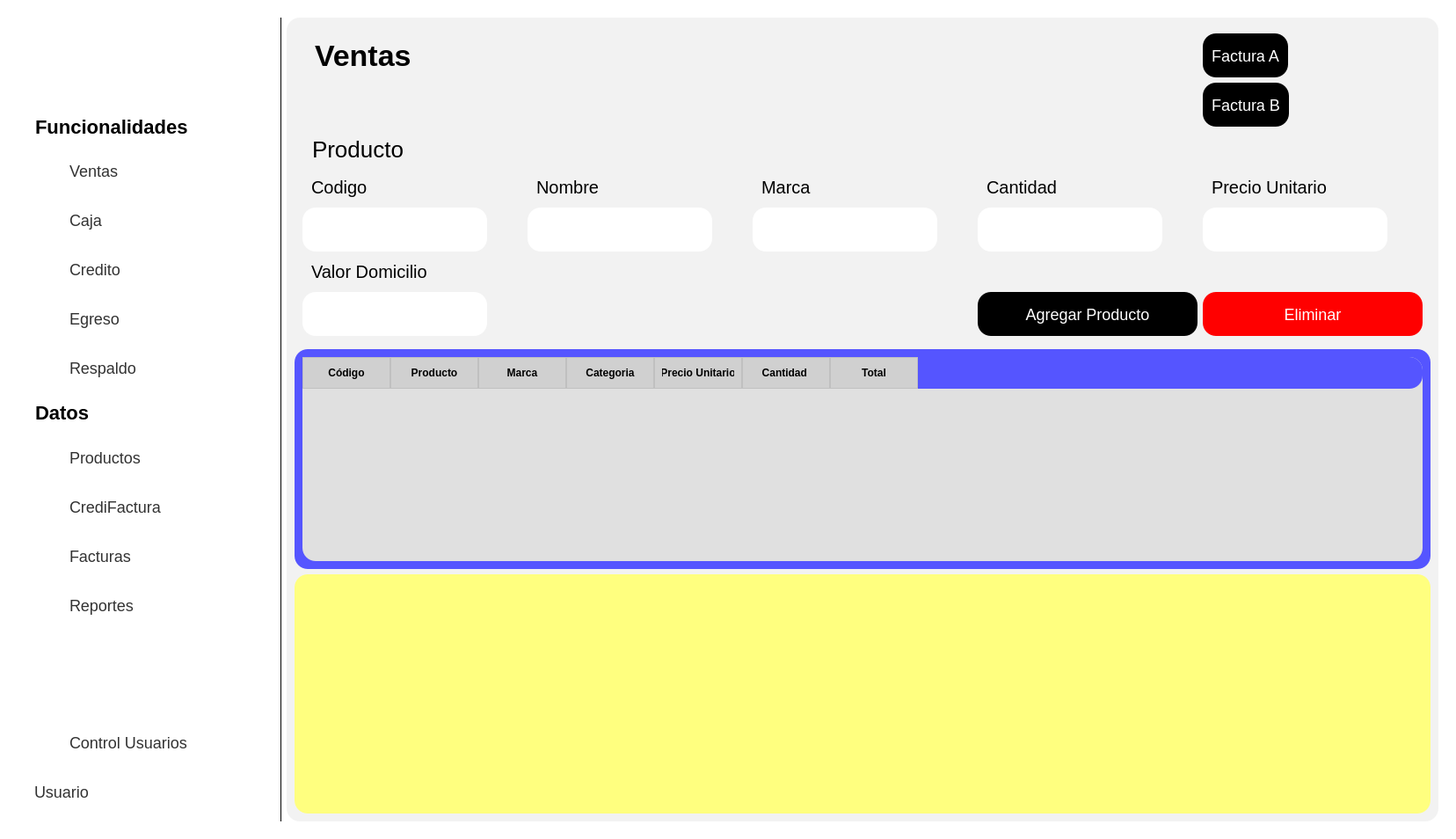
<?xml version="1.0" encoding="UTF-8"?>
<ui version="4.0">
 <class>Form</class>
 <widget class="QWidget" name="Form">
  <property name="geometry">
   <rect>
    <x>0</x>
    <y>0</y>
    <width>1654</width>
    <height>954</height>
   </rect>
  </property>
  <property name="windowTitle">
   <string>Form</string>
  </property>
  <property name="styleSheet">
   <string notr="true">background-color: rgb(255, 255, 255);
</string>
  </property>
  <layout class="QHBoxLayout" name="horizontalLayout">
   <item>
    <widget class="QWidget" name="Contenedor" native="true">
     <property name="styleSheet">
      <string notr="true">
QPushButton {
    background-color: white; /* Fondo blanco */
    border: none; /* Sin borde ni decoración inicial */
    color:  rgb(50, 50, 50); /* Color del texto */
    border-radius: 15px; /* Bordes circulares */
    padding: 5px 10px; /* Espaciado interno para mejor apariencia */
	height: 40px; /* Altura del botón */
    text-align: left; /* Alinea el texto del botón a la izquierda */
    font-size: 18px; /* Tamaño de fuente */
}

QPushButton:hover {
    background-color: #f2f2f2; /* Gris claro al pasar el mouse */
}
QLineEdit {
    background-color: rgb(255, 255, 255); /* Fondo blanco */
    border: none; /* Sin bordes visibles */
    padding: 4px; /* Espaciado interno entre el texto y los bordes */
    margin-right: 40px; /* Espaciado externo solo a la derecha */
    border-radius: 10px; /* Bordes redondeados */
    color: black; /* Texto negro */
    text-align: left; /* Texto alineado a la izquierda */
    font-size: 18px; /* Tamaño del texto */
}

/* Cuando el QLineEdit está enfocado (se está escribiendo) */
QLineEdit:focus {
    background-color: rgb(230, 230, 250); /* Color de fondo cuando el campo está activo */
    border: 1px solid rgb(0, 0, 0); /* Borde negro al estar activo */
}

QLabel {
    font-size: 20px; /* Tamaño de fuente */
    color:  black; /* Color del texto */
    margin-right: 10px; /* Espaciado a la derecha */
    padding: 5px; /* Espaciado interno */
    text-align: left; /* Alineación del texto a la izquierda */
}

</string>
     </property>
     <layout class="QHBoxLayout" name="horizontalLayout_2">
      <item>
       <widget class="QWidget" name="navbar" native="true">
        <property name="sizePolicy">
         <sizepolicy hsizetype="Fixed" vsizetype="Preferred">
          <horstretch>0</horstretch>
          <verstretch>0</verstretch>
         </sizepolicy>
        </property>
        <property name="minimumSize">
         <size>
          <width>300</width>
          <height>0</height>
         </size>
        </property>
        <property name="styleSheet">
         <string notr="true">#navbar {
    background-color: white; /* Fondo blanco */
    border-right: 1px solid black; /* Borde negro en el lado derecho */
}
</string>
        </property>
        <layout class="QVBoxLayout" name="verticalLayout">
         <item>
          <widget class="QLabel" name="LabelImg">
           <property name="enabled">
            <bool>true</bool>
           </property>
           <property name="sizePolicy">
            <sizepolicy hsizetype="Fixed" vsizetype="Fixed">
             <horstretch>50</horstretch>
             <verstretch>50</verstretch>
            </sizepolicy>
           </property>
           <property name="minimumSize">
            <size>
             <width>250</width>
             <height>50</height>
            </size>
           </property>
           <property name="styleSheet">
            <string notr="true">#LabelImg {
    background-position: center;
    background-repeat: no-repeat;
    background-size: 100% 100%; /* Ajusta la imagen para que ocupe todo el área del label */
    height: 200px; /* Ajusta la altura del QLabel */
    width: 300px; /* Ajusta el ancho del QLabel */
}
</string>
           </property>
           <property name="text">
            <string/>
           </property>
           <property name="pixmap">
            <pixmap>LETRA_2.png</pixmap>
           </property>
           <property name="scaledContents">
            <bool>true</bool>
           </property>
          </widget>
         </item>
         <item>
          <spacer name="verticalSpacer_2">
           <property name="orientation">
            <enum>Qt::Vertical</enum>
           </property>
           <property name="sizeType">
            <enum>QSizePolicy::Fixed</enum>
           </property>
           <property name="sizeHint" stdset="0">
            <size>
             <width>20</width>
             <height>40</height>
            </size>
           </property>
          </spacer>
         </item>
         <item>
          <widget class="QLabel" name="LabelFuncionalidades">
           <property name="sizePolicy">
            <sizepolicy hsizetype="Fixed" vsizetype="Fixed">
             <horstretch>0</horstretch>
             <verstretch>0</verstretch>
            </sizepolicy>
           </property>
           <property name="minimumSize">
            <size>
             <width>250</width>
             <height>30</height>
            </size>
           </property>
           <property name="maximumSize">
            <size>
             <width>300</width>
             <height>50</height>
            </size>
           </property>
           <property name="styleSheet">
            <string notr="true">#LabelFuncionalidades {
    font-weight: bold; /* Negrita */
    font-size: 22px; /* Tamaño de fuente */
}
</string>
           </property>
           <property name="text">
            <string>Funcionalidades</string>
           </property>
          </widget>
         </item>
         <item>
          <widget class="QPushButton" name="BtnVentas">
           <property name="enabled">
            <bool>true</bool>
           </property>
           <property name="layoutDirection">
            <enum>Qt::LeftToRight</enum>
           </property>
           <property name="styleSheet">
            <string notr="true">QPushButton {
    background-image: url('C:/Users/Sm/Downloads/iconos/ventas.png'); /* Ruta de la imagen */
    background-repeat: no-repeat; /* Evita que la imagen se repita */
    background-position: left center; /* Alinea la imagen a la izquierda, centrada verticalmente */
    padding-left: 50px; /* Ajusta el espacio entre la imagen y el texto */
    padding-right: 10px; /* Opcional: para añadir un poco de espacio a la derecha del texto */
    text-align: left; /* Alinea el texto a la izquierda */
  
}
</string>
           </property>
           <property name="text">
            <string>Ventas</string>
           </property>
          </widget>
         </item>
         <item>
          <widget class="QPushButton" name="BtnCaja">
           <property name="styleSheet">
            <string notr="true">QPushButton {
    background-image: url('C:/Users/Sm/Downloads/iconos/Caja.png'); /* Ruta de la imagen */
    background-repeat: no-repeat; /* Evita que la imagen se repita */
    background-position: left center; /* Alinea la imagen a la izquierda, centrada verticalmente */
    padding-left: 50px; /* Ajusta el espacio entre la imagen y el texto */
    padding-right: 10px; /* Opcional: para añadir un poco de espacio a la derecha del texto */
    text-align: left; /* Alinea el texto a la izquierda */
  
}
</string>
           </property>
           <property name="text">
            <string>Caja</string>
           </property>
          </widget>
         </item>
         <item>
          <widget class="QPushButton" name="BtnCredito">
           <property name="styleSheet">
            <string notr="true">QPushButton {
    background-image: url('C:/Users/Sm/Downloads/iconos/Credito.png'); /* Ruta de la imagen */
    background-repeat: no-repeat; /* Evita que la imagen se repita */
    background-position: left center; /* Alinea la imagen a la izquierda, centrada verticalmente */
    padding-left: 50px; /* Ajusta el espacio entre la imagen y el texto */
    padding-right: 10px; /* Opcional: para añadir un poco de espacio a la derecha del texto */
    text-align: left; /* Alinea el texto a la izquierda */
  
}
</string>
           </property>
           <property name="text">
            <string>Credito</string>
           </property>
          </widget>
         </item>
         <item>
          <widget class="QPushButton" name="BtnEgreso">
           <property name="styleSheet">
            <string notr="true">QPushButton {
    background-image: url('C:/Users/Sm/Downloads/iconos/Egreso.png'); /* Ruta de la imagen */
    background-repeat: no-repeat; /* Evita que la imagen se repita */
    background-position: left center; /* Alinea la imagen a la izquierda, centrada verticalmente */
    padding-left: 50px; /* Ajusta el espacio entre la imagen y el texto */
    padding-right: 10px; /* Opcional: para añadir un poco de espacio a la derecha del texto */
    text-align: left; /* Alinea el texto a la izquierda */
  
}
</string>
           </property>
           <property name="text">
            <string>Egreso</string>
           </property>
          </widget>
         </item>
         <item>
          <widget class="QPushButton" name="BtnRespaldo">
           <property name="styleSheet">
            <string notr="true">QPushButton {
    background-image: url('C:/Users/Sm/Downloads/iconos/Respaldo.png'); /* Ruta de la imagen */
    background-repeat: no-repeat; /* Evita que la imagen se repita */
    background-position: left center; /* Alinea la imagen a la izquierda, centrada verticalmente */
    padding-left: 50px; /* Ajusta el espacio entre la imagen y el texto */
    padding-right: 10px; /* Opcional: para añadir un poco de espacio a la derecha del texto */
    text-align: left; /* Alinea el texto a la izquierda */
  
}
</string>
           </property>
           <property name="text">
            <string>Respaldo</string>
           </property>
          </widget>
         </item>
         <item>
          <widget class="QLabel" name="LabelDatos">
           <property name="sizePolicy">
            <sizepolicy hsizetype="Fixed" vsizetype="Fixed">
             <horstretch>0</horstretch>
             <verstretch>0</verstretch>
            </sizepolicy>
           </property>
           <property name="minimumSize">
            <size>
             <width>250</width>
             <height>40</height>
            </size>
           </property>
           <property name="maximumSize">
            <size>
             <width>250</width>
             <height>40</height>
            </size>
           </property>
           <property name="styleSheet">
            <string notr="true">#LabelDatos {
    font-weight: bold; /* Negrita */
    font-size: 22px; /* Tamaño de fuente */
}
</string>
           </property>
           <property name="text">
            <string>Datos</string>
           </property>
          </widget>
         </item>
         <item>
          <widget class="QPushButton" name="pushButton_9">
           <property name="styleSheet">
            <string notr="true">QPushButton {
    background-image: url('C:/Users/Sm/Downloads/iconos/Productos.png'); /* Ruta de la imagen */
    background-repeat: no-repeat; /* Evita que la imagen se repita */
    background-position: left center; /* Alinea la imagen a la izquierda, centrada verticalmente */
    padding-left: 50px; /* Ajusta el espacio entre la imagen y el texto */
    padding-right: 10px; /* Opcional: para añadir un poco de espacio a la derecha del texto */
    text-align: left; /* Alinea el texto a la izquierda */
  
}
</string>
           </property>
           <property name="text">
            <string>Productos</string>
           </property>
          </widget>
         </item>
         <item>
          <widget class="QPushButton" name="pushButton_8">
           <property name="styleSheet">
            <string notr="true">QPushButton {
    background-image: url('C:/Users/Sm/Downloads/iconos/CrediFactura.png'); /* Ruta de la imagen */
    background-repeat: no-repeat; /* Evita que la imagen se repita */
    background-position: left center; /* Alinea la imagen a la izquierda, centrada verticalmente */
    padding-left: 50px; /* Ajusta el espacio entre la imagen y el texto */
    padding-right: 10px; /* Opcional: para añadir un poco de espacio a la derecha del texto */
    text-align: left; /* Alinea el texto a la izquierda */
  
}
</string>
           </property>
           <property name="text">
            <string>CrediFactura</string>
           </property>
          </widget>
         </item>
         <item>
          <widget class="QPushButton" name="pushButton_6">
           <property name="styleSheet">
            <string notr="true">QPushButton {
    background-image: url('C:/Users/Sm/Downloads/iconos/Facturas.png'); /* Ruta de la imagen */
    background-repeat: no-repeat; /* Evita que la imagen se repita */
    background-position: left center; /* Alinea la imagen a la izquierda, centrada verticalmente */
    padding-left: 50px; /* Ajusta el espacio entre la imagen y el texto */
    padding-right: 10px; /* Opcional: para añadir un poco de espacio a la derecha del texto */
    text-align: left; /* Alinea el texto a la izquierda */
  
}
</string>
           </property>
           <property name="text">
            <string>Facturas</string>
           </property>
          </widget>
         </item>
         <item>
          <widget class="QPushButton" name="pushButton_7">
           <property name="styleSheet">
            <string notr="true">QPushButton {
    background-image: url('C:/Users/Sm/Downloads/iconos/Reportes.png'); /* Ruta de la imagen */
    background-repeat: no-repeat; /* Evita que la imagen se repita */
    background-position: left center; /* Alinea la imagen a la izquierda, centrada verticalmente */
    padding-left: 50px; /* Ajusta el espacio entre la imagen y el texto */
    padding-right: 10px; /* Opcional: para añadir un poco de espacio a la derecha del texto */
    text-align: left; /* Alinea el texto a la izquierda */
  
}
</string>
           </property>
           <property name="text">
            <string>Reportes</string>
           </property>
          </widget>
         </item>
         <item>
          <spacer name="verticalSpacer">
           <property name="orientation">
            <enum>Qt::Vertical</enum>
           </property>
           <property name="sizeType">
            <enum>QSizePolicy::Fixed</enum>
           </property>
           <property name="sizeHint" stdset="0">
            <size>
             <width>20</width>
             <height>100</height>
            </size>
           </property>
          </spacer>
         </item>
         <item>
          <widget class="QPushButton" name="pushButton_11">
           <property name="styleSheet">
            <string notr="true">QPushButton {
    background-image: url('C:/Users/Sm/Downloads/iconos/Usuarios.png'); /* Ruta de la imagen */
    background-repeat: no-repeat; /* Evita que la imagen se repita */
    background-position: left center; /* Alinea la imagen a la izquierda, centrada verticalmente */
    padding-left: 50px; /* Ajusta el espacio entre la imagen y el texto */
    padding-right: 10px; /* Opcional: para añadir un poco de espacio a la derecha del texto */
    text-align: left; /* Alinea el texto a la izquierda */
  
}
</string>
           </property>
           <property name="text">
            <string>Control Usuarios</string>
           </property>
          </widget>
         </item>
         <item>
          <widget class="QPushButton" name="pushButton_10">
           <property name="text">
            <string>Usuario</string>
           </property>
          </widget>
         </item>
        </layout>
       </widget>
      </item>
      <item>
       <widget class="QWidget" name="Contenido" native="true">
        <property name="styleSheet">
         <string notr="true">border-radius:15px;
    background-color: #f2f2f2; 
</string>
        </property>
        <layout class="QVBoxLayout" name="verticalLayout_2">
         <item>
          <widget class="QWidget" name="widget_3" native="true">
           <property name="styleSheet">
            <string notr="true"/>
           </property>
           <layout class="QGridLayout" name="gridLayout">
            <item row="0" column="0">
             <layout class="QGridLayout" name="gridLayout_2">
              <item row="5" column="3">
               <widget class="QLineEdit" name="InputCantidad">
                <property name="sizePolicy">
                 <sizepolicy hsizetype="Fixed" vsizetype="Fixed">
                  <horstretch>0</horstretch>
                  <verstretch>0</verstretch>
                 </sizepolicy>
                </property>
                <property name="minimumSize">
                 <size>
                  <width>250</width>
                  <height>50</height>
                 </size>
                </property>
                <property name="maximumSize">
                 <size>
                  <width>250</width>
                  <height>50</height>
                 </size>
                </property>
                <property name="styleSheet">
                 <string notr="true">background-color: rgb(255, 255, 255);</string>
                </property>
               </widget>
              </item>
              <item row="4" column="1">
               <widget class="QLabel" name="label_5">
                <property name="text">
                 <string>Nombre </string>
                </property>
               </widget>
              </item>
              <item row="4" column="3">
               <widget class="QLabel" name="label_7">
                <property name="text">
                 <string>Cantidad </string>
                </property>
               </widget>
              </item>
              <item row="4" column="2">
               <widget class="QLabel" name="label_6">
                <property name="text">
                 <string>Marca</string>
                </property>
               </widget>
              </item>
              <item row="9" column="3">
               <widget class="QPushButton" name="pushButton_3">
                <property name="styleSheet">
                 <string notr="true">
QPushButton {
    background-color: black; /* Fondo blanco */
    border: none; /* Sin borde ni decoración inicial */
    color:  white; /* Color del texto */
    border-radius: 15px; /* Bordes circulares */
    padding: 5px 10px; /* Espaciado interno para mejor apariencia */
	height: 40px; /* Altura del botón */
    text-align: center; /* Alinea el texto del botón a la izquierda */
    font-size: 18px; /* Tamaño de fuente */
}

QPushButton:hover {
    background-color: rgb(106, 106, 106); /* Gris claro al pasar el mouse */
}</string>
                </property>
                <property name="text">
                 <string>Agregar Producto</string>
                </property>
               </widget>
              </item>
              <item row="4" column="5">
               <widget class="QLabel" name="label">
                <property name="text">
                 <string>Precio Unitario</string>
                </property>
               </widget>
              </item>
              <item row="3" column="0">
               <widget class="QLabel" name="Label_producto">
                <property name="styleSheet">
                 <string notr="true">#Label_producto {
    font-size: 26px; /* Tamaño de fuente */
}
</string>
                </property>
                <property name="text">
                 <string>Producto</string>
                </property>
               </widget>
              </item>
              <item row="6" column="0">
               <widget class="QLabel" name="label_8">
                <property name="text">
                 <string>Valor Domicilio</string>
                </property>
               </widget>
              </item>
              <item row="5" column="0">
               <widget class="QLineEdit" name="InputCodigo">
                <property name="sizePolicy">
                 <sizepolicy hsizetype="Fixed" vsizetype="Fixed">
                  <horstretch>0</horstretch>
                  <verstretch>0</verstretch>
                 </sizepolicy>
                </property>
                <property name="minimumSize">
                 <size>
                  <width>250</width>
                  <height>50</height>
                 </size>
                </property>
                <property name="maximumSize">
                 <size>
                  <width>250</width>
                  <height>50</height>
                 </size>
                </property>
                <property name="styleSheet">
                 <string notr="true">background-color: rgb(255, 255, 255);</string>
                </property>
               </widget>
              </item>
              <item row="0" column="0">
               <widget class="QLabel" name="LabelVentasA">
                <property name="styleSheet">
                 <string notr="true">#LabelVentasA {
    font-weight: bold; /* Negrita */
    font-size: 34px; /* Tamaño de fuente */
}
</string>
                </property>
                <property name="text">
                 <string>Ventas</string>
                </property>
               </widget>
              </item>
              <item row="5" column="1">
               <widget class="QLineEdit" name="InputNombre">
                <property name="sizePolicy">
                 <sizepolicy hsizetype="Fixed" vsizetype="Fixed">
                  <horstretch>0</horstretch>
                  <verstretch>0</verstretch>
                 </sizepolicy>
                </property>
                <property name="minimumSize">
                 <size>
                  <width>250</width>
                  <height>50</height>
                 </size>
                </property>
                <property name="maximumSize">
                 <size>
                  <width>250</width>
                  <height>50</height>
                 </size>
                </property>
                <property name="styleSheet">
                 <string notr="true">background-color: rgb(255, 255, 255);</string>
                </property>
               </widget>
              </item>
              <item row="9" column="5">
               <widget class="QPushButton" name="pushButton_4">
                <property name="styleSheet">
                 <string notr="true">
QPushButton {
    background-color: red; /* Fondo blanco */
    border: none; /* Sin borde ni decoración inicial */
    color:  white; /* Color del texto */
    border-radius: 15px; /* Bordes circulares */
    padding: 5px 10px; /* Espaciado interno para mejor apariencia */
	height: 40px; /* Altura del botón */
    text-align: center; /* Alinea el texto del botón a la izquierda */
    font-size: 18px; /* Tamaño de fuente */
}

QPushButton:hover {
    background-color: rgb(106, 106, 106); /* Gris claro al pasar el mouse */
}</string>
                </property>
                <property name="text">
                 <string>Eliminar</string>
                </property>
               </widget>
              </item>
              <item row="5" column="5">
               <widget class="QLineEdit" name="InputPrecioUnitario">
                <property name="sizePolicy">
                 <sizepolicy hsizetype="Fixed" vsizetype="Fixed">
                  <horstretch>0</horstretch>
                  <verstretch>0</verstretch>
                 </sizepolicy>
                </property>
                <property name="minimumSize">
                 <size>
                  <width>250</width>
                  <height>50</height>
                 </size>
                </property>
                <property name="maximumSize">
                 <size>
                  <width>250</width>
                  <height>50</height>
                 </size>
                </property>
                <property name="styleSheet">
                 <string notr="true">background-color: rgb(255, 255, 255);</string>
                </property>
               </widget>
              </item>
              <item row="5" column="2">
               <widget class="QLineEdit" name="InputMarca">
                <property name="sizePolicy">
                 <sizepolicy hsizetype="Fixed" vsizetype="Fixed">
                  <horstretch>0</horstretch>
                  <verstretch>0</verstretch>
                 </sizepolicy>
                </property>
                <property name="minimumSize">
                 <size>
                  <width>250</width>
                  <height>50</height>
                 </size>
                </property>
                <property name="maximumSize">
                 <size>
                  <width>250</width>
                  <height>50</height>
                 </size>
                </property>
                <property name="styleSheet">
                 <string notr="true">background-color: rgb(255, 255, 255);</string>
                </property>
               </widget>
              </item>
              <item row="4" column="0">
               <widget class="QLabel" name="label_3">
                <property name="text">
                 <string>Codigo</string>
                </property>
               </widget>
              </item>
              <item row="9" column="0">
               <widget class="QLineEdit" name="lineEdit_7">
                <property name="sizePolicy">
                 <sizepolicy hsizetype="Fixed" vsizetype="Fixed">
                  <horstretch>0</horstretch>
                  <verstretch>0</verstretch>
                 </sizepolicy>
                </property>
                <property name="minimumSize">
                 <size>
                  <width>250</width>
                  <height>50</height>
                 </size>
                </property>
                <property name="maximumSize">
                 <size>
                  <width>250</width>
                  <height>50</height>
                 </size>
                </property>
                <property name="styleSheet">
                 <string notr="true">background-color: rgb(255, 255, 255);</string>
                </property>
               </widget>
              </item>
              <item row="0" column="5">
               <widget class="QPushButton" name="pushButton">
                <property name="sizePolicy">
                 <sizepolicy hsizetype="Fixed" vsizetype="Fixed">
                  <horstretch>100</horstretch>
                  <verstretch>0</verstretch>
                 </sizepolicy>
                </property>
                <property name="styleSheet">
                 <string notr="true">
QPushButton {
    background-color: black; /* Fondo blanco */
    border: none; /* Sin borde ni decoración inicial */
    color:  white; /* Color del texto */
    border-radius: 15px; /* Bordes circulares */
    padding: 5px 10px; /* Espaciado interno para mejor apariencia */
	height: 40px; /* Altura del botón */
    text-align: center; /* Alinea el texto del botón a la izquierda */
    font-size: 18px; /* Tamaño de fuente */
}

QPushButton:hover {
    background-color: rgb(106, 106, 106); /* Gris claro al pasar el mouse */
}</string>
                </property>
                <property name="text">
                 <string>Factura A</string>
                </property>
               </widget>
              </item>
              <item row="1" column="5">
               <widget class="QPushButton" name="pushButton_2">
                <property name="sizePolicy">
                 <sizepolicy hsizetype="Fixed" vsizetype="Fixed">
                  <horstretch>0</horstretch>
                  <verstretch>0</verstretch>
                 </sizepolicy>
                </property>
                <property name="styleSheet">
                 <string notr="true">
QPushButton {
    background-color: black; /* Fondo blanco */
    border: none; /* Sin borde ni decoración inicial */
    color:  white; /* Color del texto */
    border-radius: 15px; /* Bordes circulares */
    padding: 5px 10px; /* Espaciado interno para mejor apariencia */
	height: 40px; /* Altura del botón */
    text-align: center; /* Alinea el texto del botón a la izquierda */
    font-size: 18px; /* Tamaño de fuente */
}

QPushButton:hover {
    background-color: rgb(106, 106, 106); /* Gris claro al pasar el mouse */
}</string>
                </property>
                <property name="text">
                 <string>Factura B</string>
                </property>
               </widget>
              </item>
             </layout>
            </item>
           </layout>
          </widget>
         </item>
         <item>
          <widget class="QWidget" name="widget_2" native="true">
           <property name="sizePolicy">
            <sizepolicy hsizetype="Preferred" vsizetype="Fixed">
             <horstretch>0</horstretch>
             <verstretch>0</verstretch>
            </sizepolicy>
           </property>
           <property name="minimumSize">
            <size>
             <width>0</width>
             <height>250</height>
            </size>
           </property>
           <property name="styleSheet">
            <string notr="true">background-color: rgb(85, 85, 255);</string>
           </property>
           <layout class="QVBoxLayout" name="verticalLayout_3">
            <item>
             <widget class="QTableWidget" name="tableWidget">
              <property name="styleSheet">
               <string notr="true">QTableWidget {
    border: none;
    background-color: #e0e0e0; /* Color gris claro */
    gridline-color: #f0f0f0; /* Color de las líneas */
    font: 12pt &quot;Arial&quot;;
}

QHeaderView::section {
    background-color: #d0d0d0; /* Fondo gris oscuro para las cabeceras */
    padding: 8px;
    font-weight: bold;
    border: 1px solid #c0c0c0;
    color: black;
}

QTableWidget::item {
    padding: 10px;
    border: 1px solid transparent; /* Evita bordes visibles en celdas */
}

QTableWidget::item:selected {
    background-color: #a0a0a0; /* Color de selección gris */
    color: white;
}</string>
              </property>
              <column>
               <property name="text">
                <string>Código</string>
               </property>
               <property name="textAlignment">
                <set>AlignCenter</set>
               </property>
              </column>
              <column>
               <property name="text">
                <string>Producto</string>
               </property>
              </column>
              <column>
               <property name="text">
                <string>Marca</string>
               </property>
              </column>
              <column>
               <property name="text">
                <string>Categoria</string>
               </property>
              </column>
              <column>
               <property name="text">
                <string>Precio Unitario</string>
               </property>
              </column>
              <column>
               <property name="text">
                <string>Cantidad </string>
               </property>
              </column>
              <column>
               <property name="text">
                <string>Total</string>
               </property>
              </column>
             </widget>
            </item>
           </layout>
          </widget>
         </item>
         <item>
          <widget class="QWidget" name="widget" native="true">
           <property name="styleSheet">
            <string notr="true">background-color: rgb(255, 255, 127);</string>
           </property>
          </widget>
         </item>
        </layout>
       </widget>
      </item>
     </layout>
    </widget>
   </item>
  </layout>
 </widget>
 <resources/>
 <connections/>
</ui>
